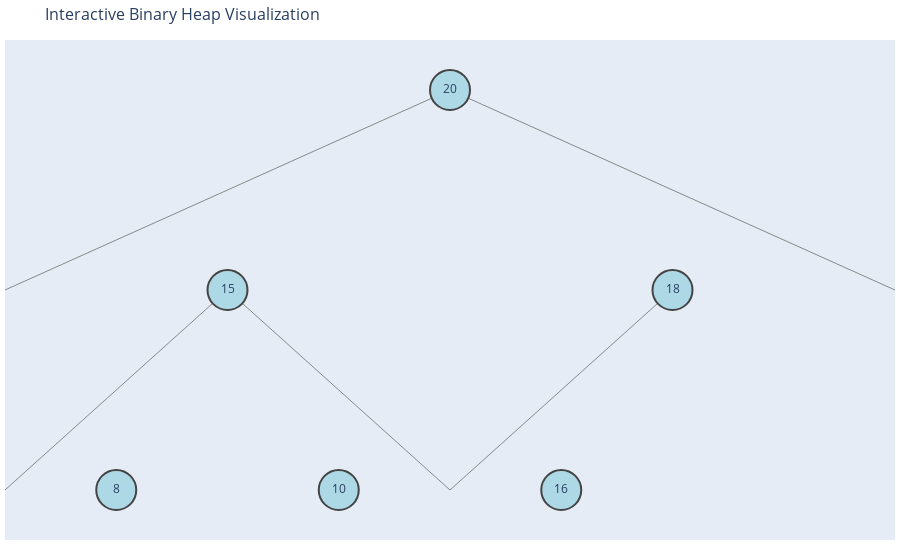

The notebook cell saved with this chart:
### Markdown cell above
## Visualisation with `plotly`
` pip install plotly `

  `python3 -m pip install -U plotly --user`

### Code cell
import plotly.graph_objects as go

def plot_binary_heap_interactive(heap):
    edge_x = []
    edge_y = []
    node_x = []
    node_y = []
    node_labels = []

    def get_position(index, depth=0, pos=0, spacing=1):
        if index >= len(heap):
            return
        x = pos
        y = -depth
        node_x.append(x)
        node_y.append(y)
        node_labels.append(str(heap[index]))
        left = 2 * index + 1
        right = 2 * index + 2
        if left < len(heap):
            edge_x.extend([x, x - spacing, None])
            edge_y.extend([y, y - 1, None])
            get_position(left, depth + 1, pos - spacing / 2, spacing / 2)
        if right < len(heap):
            edge_x.extend([x, x + spacing, None])
            edge_y.extend([y, y - 1, None])
            get_position(right, depth + 1, pos + spacing / 2, spacing / 2)

    get_position(0)

    edge_trace = go.Scatter(
        x=edge_x, y=edge_y,
        line=dict(width=1, color='#888'),
        hoverinfo='none',
        mode='lines')

    node_trace = go.Scatter(
        x=node_x, y=node_y,
        mode='markers+text',
        text=node_labels,
        textposition="middle center",
        marker=dict(
            showscale=False,
            color='lightblue',
            size=40,
            line_width=2))

    fig = go.Figure(data=[edge_trace, node_trace],
                 layout=go.Layout(
                    title='Interactive Binary Heap Visualization',
                    titlefont_size=16,
                    showlegend=False,
                    hovermode='closest',
                    margin=dict(b=20,l=5,r=5,t=40),
                    annotations=[ dict(
                        text="",
                        showarrow=False,
                        xref="paper", yref="paper") ],
                    xaxis=dict(showgrid=False, zeroline=False, showticklabels=False),
                    yaxis=dict(showgrid=False, zeroline=False, showticklabels=False))
                    )
    fig.show()

# Example binary heap (max-heap)
heap = [20, 15, 18, 8, 10, 16]

plot_binary_heap_interactive(heap)

### Figure 1 — Plotly figure (JSON) as saved in the notebook; plotly's stock layout.template omitted (floating-point values rounded to 4 significant figures)
{"data": [{"hoverinfo": "none", "line": {"color": "#888", "width": 1}, "mode": "lines", "type": "scatter", "x": [0, -1, null, -0.5, -1, null, -0.5, 0, null, 0, 1, null, 0.5, 0, null], "y": [0, -1, null, -1, -2, null, -1, -2, null, 0, -1, null, -1, -2, null]}, {"marker": {"color": "lightblue", "line": {"width": 2}, "showscale": false, "size": 40}, "mode": "markers+text", "text": ["20", "15", "8", "10", "18", "16"], "textposition": "middle center", "type": "scatter", "x": [0, -0.5, -0.75, -0.25, 0.5, 0.25], "y": [0, -1, -2, -2, -1, -2]}], "layout": {"annotations": [{"showarrow": false, "text": "", "xref": "paper", "yref": "paper"}], "hovermode": "closest", "margin": {"b": 20, "l": 5, "r": 5, "t": 40}, "showlegend": false, "title": {"font": {"size": 16}, "text": "Interactive Binary Heap Visualization"}, "xaxis": {"showgrid": false, "showticklabels": false, "zeroline": false}, "yaxis": {"showgrid": false, "showticklabels": false, "zeroline": false}}}
